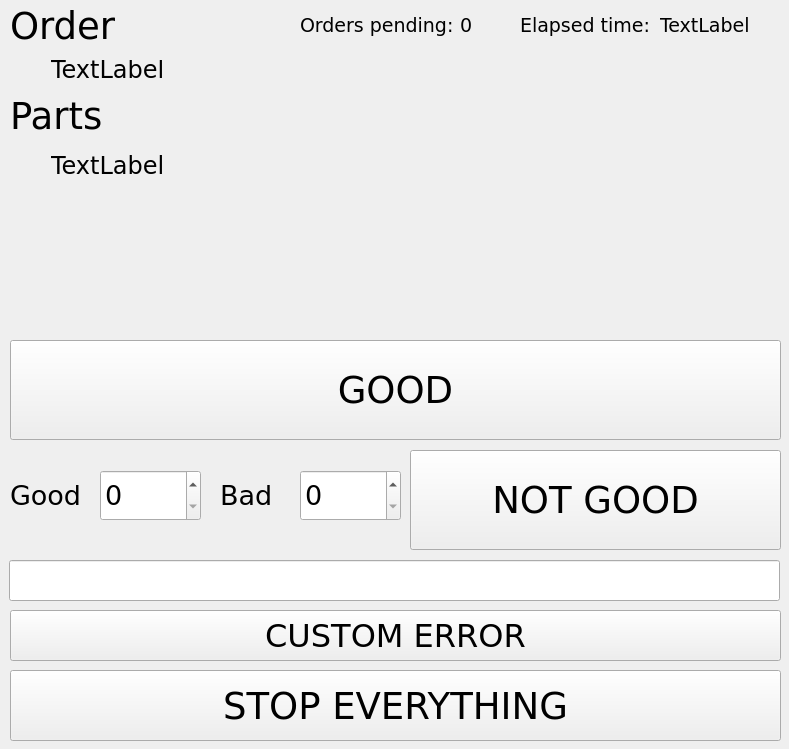
<?xml version="1.0" encoding="UTF-8"?>
<ui version="4.0">
 <class>MainWindow</class>
 <widget class="QMainWindow" name="MainWindow">
  <property name="geometry">
   <rect>
    <x>0</x>
    <y>0</y>
    <width>789</width>
    <height>749</height>
   </rect>
  </property>
  <property name="windowTitle">
   <string>MainWindow</string>
  </property>
  <widget class="QWidget" name="centralWidget">
   <widget class="QWidget" name="gridLayoutWidget">
    <property name="geometry">
     <rect>
      <x>40</x>
      <y>49</y>
      <width>741</width>
      <height>41</height>
     </rect>
    </property>
    <layout class="QGridLayout" name="orderGrid">
     <item row="0" column="0">
      <widget class="QLabel" name="orderLabel">
       <property name="font">
        <font>
         <family>DejaVu Sans</family>
         <pointsize>18</pointsize>
        </font>
       </property>
       <property name="text">
        <string>TextLabel</string>
       </property>
      </widget>
     </item>
    </layout>
   </widget>
   <widget class="QWidget" name="gridLayoutWidget_5">
    <property name="geometry">
     <rect>
      <x>40</x>
      <y>140</y>
      <width>741</width>
      <height>191</height>
     </rect>
    </property>
    <layout class="QGridLayout" name="gridPart">
     <item row="0" column="0">
      <widget class="QLabel" name="partLabel">
       <property name="font">
        <font>
         <family>DejaVu Sans</family>
         <pointsize>18</pointsize>
        </font>
       </property>
       <property name="text">
        <string>TextLabel</string>
       </property>
       <property name="alignment">
        <set>Qt::AlignLeading|Qt::AlignLeft|Qt::AlignTop</set>
       </property>
      </widget>
     </item>
    </layout>
   </widget>
   <widget class="QLabel" name="staticOrderLabel">
    <property name="geometry">
     <rect>
      <x>10</x>
      <y>10</y>
      <width>181</width>
      <height>31</height>
     </rect>
    </property>
    <property name="font">
     <font>
      <family>DejaVu Sans</family>
      <pointsize>28</pointsize>
     </font>
    </property>
    <property name="text">
     <string>Order</string>
    </property>
   </widget>
   <widget class="QLabel" name="staticPartLabel">
    <property name="geometry">
     <rect>
      <x>10</x>
      <y>100</y>
      <width>221</width>
      <height>31</height>
     </rect>
    </property>
    <property name="font">
     <font>
      <family>DejaVu Sans</family>
      <pointsize>28</pointsize>
     </font>
    </property>
    <property name="text">
     <string>Parts</string>
    </property>
   </widget>
   <widget class="QPushButton" name="goodButton">
    <property name="geometry">
     <rect>
      <x>10</x>
      <y>340</y>
      <width>771</width>
      <height>100</height>
     </rect>
    </property>
    <property name="minimumSize">
     <size>
      <width>100</width>
      <height>100</height>
     </size>
    </property>
    <property name="font">
     <font>
      <family>DejaVu Sans</family>
      <pointsize>28</pointsize>
     </font>
    </property>
    <property name="text">
     <string>GOOD</string>
    </property>
   </widget>
   <widget class="QPushButton" name="errorButton">
    <property name="geometry">
     <rect>
      <x>410</x>
      <y>450</y>
      <width>371</width>
      <height>100</height>
     </rect>
    </property>
    <property name="minimumSize">
     <size>
      <width>100</width>
      <height>100</height>
     </size>
    </property>
    <property name="font">
     <font>
      <family>DejaVu Sans</family>
      <pointsize>28</pointsize>
     </font>
    </property>
    <property name="text">
     <string>NOT GOOD</string>
    </property>
   </widget>
   <widget class="QPushButton" name="customErrorButton">
    <property name="geometry">
     <rect>
      <x>10</x>
      <y>610</y>
      <width>771</width>
      <height>51</height>
     </rect>
    </property>
    <property name="sizePolicy">
     <sizepolicy hsizetype="Expanding" vsizetype="Fixed">
      <horstretch>0</horstretch>
      <verstretch>0</verstretch>
     </sizepolicy>
    </property>
    <property name="minimumSize">
     <size>
      <width>100</width>
      <height>0</height>
     </size>
    </property>
    <property name="font">
     <font>
      <family>DejaVu Sans</family>
      <pointsize>24</pointsize>
     </font>
    </property>
    <property name="text">
     <string>CUSTOM ERROR</string>
    </property>
   </widget>
   <widget class="QPushButton" name="ssButton">
    <property name="geometry">
     <rect>
      <x>10</x>
      <y>670</y>
      <width>771</width>
      <height>71</height>
     </rect>
    </property>
    <property name="font">
     <font>
      <family>DejaVu Sans</family>
      <pointsize>28</pointsize>
     </font>
    </property>
    <property name="text">
     <string>STOP EVERYTHING</string>
    </property>
   </widget>
   <widget class="QLineEdit" name="errorLine">
    <property name="geometry">
     <rect>
      <x>9</x>
      <y>560</y>
      <width>771</width>
      <height>41</height>
     </rect>
    </property>
    <property name="maximumSize">
     <size>
      <width>1000</width>
      <height>50</height>
     </size>
    </property>
    <property name="font">
     <font>
      <family>DejaVu Sans</family>
      <pointsize>20</pointsize>
     </font>
    </property>
   </widget>
   <widget class="QLabel" name="goodLabel">
    <property name="geometry">
     <rect>
      <x>10</x>
      <y>470</y>
      <width>91</width>
      <height>51</height>
     </rect>
    </property>
    <property name="font">
     <font>
      <family>DejaVu Sans</family>
      <pointsize>20</pointsize>
     </font>
    </property>
    <property name="text">
     <string>Good</string>
    </property>
   </widget>
   <widget class="QLabel" name="badLabel">
    <property name="geometry">
     <rect>
      <x>220</x>
      <y>470</y>
      <width>81</width>
      <height>51</height>
     </rect>
    </property>
    <property name="font">
     <font>
      <family>DejaVu Sans</family>
      <pointsize>20</pointsize>
     </font>
    </property>
    <property name="text">
     <string>Bad</string>
    </property>
   </widget>
   <widget class="QLabel" name="timeLabel">
    <property name="geometry">
     <rect>
      <x>520</x>
      <y>0</y>
      <width>131</width>
      <height>51</height>
     </rect>
    </property>
    <property name="font">
     <font>
      <family>DejaVu Sans</family>
      <pointsize>14</pointsize>
     </font>
    </property>
    <property name="text">
     <string>Elapsed time:</string>
    </property>
   </widget>
   <widget class="QLabel" name="elapsedTime">
    <property name="geometry">
     <rect>
      <x>660</x>
      <y>5</y>
      <width>121</width>
      <height>41</height>
     </rect>
    </property>
    <property name="font">
     <font>
      <family>DejaVu Sans</family>
      <pointsize>14</pointsize>
     </font>
    </property>
    <property name="text">
     <string>TextLabel</string>
    </property>
   </widget>
   <widget class="QSpinBox" name="goodBox">
    <property name="geometry">
     <rect>
      <x>100</x>
      <y>470</y>
      <width>101</width>
      <height>51</height>
     </rect>
    </property>
    <property name="font">
     <font>
      <family>DejaVu Sans</family>
      <pointsize>20</pointsize>
     </font>
    </property>
   </widget>
   <widget class="QSpinBox" name="badBox">
    <property name="geometry">
     <rect>
      <x>300</x>
      <y>470</y>
      <width>101</width>
      <height>51</height>
     </rect>
    </property>
    <property name="font">
     <font>
      <family>DejaVu Sans</family>
      <pointsize>20</pointsize>
     </font>
    </property>
   </widget>
   <widget class="QLabel" name="missingLabel">
    <property name="geometry">
     <rect>
      <x>460</x>
      <y>0</y>
      <width>31</width>
      <height>51</height>
     </rect>
    </property>
    <property name="font">
     <font>
      <family>DejaVu Sans</family>
      <pointsize>14</pointsize>
     </font>
    </property>
    <property name="text">
     <string>0</string>
    </property>
   </widget>
   <widget class="QLabel" name="timeLabel_2">
    <property name="geometry">
     <rect>
      <x>300</x>
      <y>0</y>
      <width>161</width>
      <height>51</height>
     </rect>
    </property>
    <property name="font">
     <font>
      <family>DejaVu Sans</family>
      <pointsize>14</pointsize>
     </font>
    </property>
    <property name="text">
     <string>Orders pending:</string>
    </property>
   </widget>
  </widget>
 </widget>
 <layoutdefault spacing="6" margin="11"/>
 <resources/>
 <connections/>
</ui>
